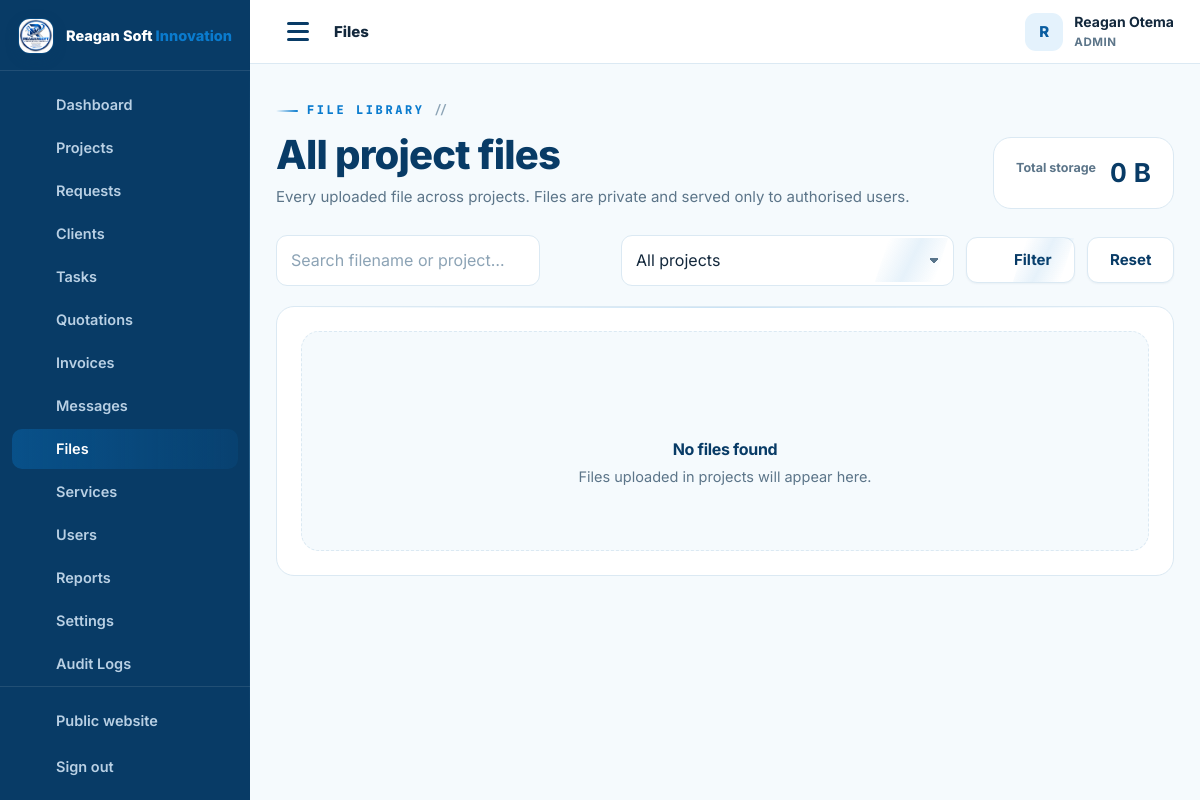
Screenshot of /admin/files.php (signed in) with the database file from the repository.
### tables this page shows
CREATE TABLE IF NOT EXISTS users (
  id INT UNSIGNED AUTO_INCREMENT PRIMARY KEY,
  full_name VARCHAR(150) NOT NULL,
  email VARCHAR(190) NOT NULL UNIQUE,
  phone VARCHAR(40) NULL,
  password_hash VARCHAR(255) NOT NULL,
  role ENUM('admin','staff','client') NOT NULL DEFAULT 'client',
  company VARCHAR(190) NULL,
  address VARCHAR(255) NULL,
  avatar VARCHAR(255) NULL,
   
   
   
   
   
   
  payer_type ENUM('business','individual') NOT NULL DEFAULT 'business',
  tax_id VARCHAR(60) NULL,
  national_id VARCHAR(60) NULL,
  country VARCHAR(80) NOT NULL DEFAULT 'Uganda',
  city VARCHAR(90) NULL,
  billing_terms_at DATETIME NULL,
  active TINYINT(1) NOT NULL DEFAULT 1,
  failed_logins INT UNSIGNED NOT NULL DEFAULT 0,
  locked_until DATETIME NULL,
  last_login_at DATETIME NULL,
  created_at TIMESTAMP DEFAULT CURRENT_TIMESTAMP,
  updated_at TIMESTAMP DEFAULT CURRENT_TIMESTAMP ON UPDATE CURRENT_TIMESTAMP,
  INDEX idx_users_role (role),
  INDEX idx_users_active (active)
);

### config/config.php (called while the page is built, shortened)
<?php
function db(): PDO {
    static $pdo = null;
    if ($pdo === null) {
        try {
            $pdo = new PDO(
                'mysql:host=' . DB_HOST . ';dbname=' . DB_NAME . ';charset=utf8mb4',
                DB_USER,
                DB_PASS,
                [
                    PDO::ATTR_ERRMODE            => PDO::ERRMODE_EXCEPTION,
                    PDO::ATTR_DEFAULT_FETCH_MODE => PDO::FETCH_ASSOC,
                    PDO::ATTR_EMULATE_PREPARES   => false,
                    PDO::ATTR_STRINGIFY_FETCHES  => false,
                    PDO::ATTR_TIMEOUT            => 5,
                    PDO::MYSQL_ATTR_INIT_COMMAND => "SET time_zone = '+03:00', NAMES utf8mb4 COLLATE utf8mb4_unicode_ci",
                ]
            );
        } catch (PDOException $e) {
            db_connection_failed($e);
        }
    }
    return $pdo;
}
function e(mixed $value): string {
    return htmlspecialchars((string)($value ?? ''), ENT_QUOTES, 'UTF-8');
}
function flash(string $key, ?string $value = null): ?string {
    $msg = $_SESSION['flash'][$key] ?? null;
    return $msg;
}
function app_url(string $path = ''): string {
    return APP_URL . ($path === '' ? '' : '/' . ltrim($path, '/'));
}
function current_user(): ?array {
    static $user = false;
    if ($user === false) {
        if (empty($_SESSION['user_id'])) {
            $user = null;
        } else {
            $st = db()->prepare('SELECT * FROM users WHERE id = ? AND active = 1 LIMIT 1');
            $st->execute([(int)$_SESSION['user_id']]);
            $user = $st->fetch() ?: null;
        }
    }
    return $user;
}
function is_logged_in(): bool {
    return current_user() !== null;
}
function user_role(): ?string {
    $u = current_user();
    return $u['role'] ?? null;
}
function require_login(): void {
    if (!is_logged_in()) {
        $_SESSION['intended'] = $_SERVER['REQUEST_URI'] ?? '';
        flash('error', 'Please sign in to continue.');
        redirect(app_url('login.php'));
    }
}
function require_staff(): void {
    require_login();
}
require_once __DIR__ . '/../inc/functions.php';

### admin/files.php (the view, shortened to what this page needs)
<?php
require __DIR__ . '/../config/config.php';
require_staff();
$pdo = db();
$q = trim($_GET['q'] ?? '');
$folder = $_GET['folder'] ?? '';
$page = max(1, (int)($_GET['page'] ?? 1));
$perPage = 20;
$where = ['1=1'];
$params = [];
$whereSql = implode(' AND ', $where);
$count = $pdo->prepare("SELECT COUNT(*) c FROM project_files f JOIN projects p ON p.id = f.project_id JOIN users u ON u.id = f.uploader_id WHERE $whereSql");
$count->execute($params);
$pg = paginate((int)$count->fetch()['c'], $perPage, $page);
$sql = "SELECT f.*, u.full_name AS uploader_name, u.role AS uploader_role, p.title AS project_title, p.ref_no, p.id AS project_id
        FROM project_files f
        JOIN projects p ON p.id = f.project_id
        JOIN users u ON u.id = f.uploader_id
        WHERE $whereSql
        ORDER BY f.created_at DESC
        LIMIT $perPage OFFSET {$pg['offset']}";
$stm = $pdo->prepare($sql); $stm->execute($params);
$files = $stm->fetchAll();
$base = 'files.php?q=' . urlencode($q) . '&folder=' . urlencode($folder);
$totalBytes = (float)$pdo->query("SELECT COALESCE(SUM(size_bytes),0) s FROM project_files")->fetch()['s'];
function human_bytes(float $bytes): string {
    return (int)$bytes . ' B';
}
dashboard_head(['title' => 'Files', 'active' => 'files', 'crumb' => 'Files']);
?>
<div class="dash-head">
  <div>
    <span class="eyebrow">File library</span>
    <h2>All project files</h2>
    <p class="sub">Every uploaded file across projects. Files are private and served only to authorised users.</p>
  </div>
  <div class="stat"><small>Total storage</small><strong><?= human_bytes($totalBytes) ?></strong></div>
</div>
<form class="toolbar" method="get" action="files.php">
  <div class="field" style="margin:0;flex-grow:1;max-width:360px">
    <input class="input" id="q" name="q" type="search" placeholder="Search filename or project…" value="<?= e($q) ?>">
  </div>
  <div class="field" style="margin:0"><label class="visually-hidden" for="folder">Project</label>
    <select class="select" id="folder" name="folder">
      <option value="">All projects</option>
    </select>
  </div>
  <button class="btn btn-ghost" type="submit"><?= icon('search') ?> Filter</button>
  <a class="btn btn-ghost" href="files.php">Reset</a>
</form>
<section class="panel">
  <?php if ($files): ?>
    <div class="grid-3">
      <?php foreach ($files as $f): $ext = strtolower(pathinfo($f['original_name'], PATHINFO_EXTENSION)); ?>
        <article class="file-card stack">
          <div style="display:flex;gap:12px;align-items:center">
            <span class="fc-icon"><?= icon(in_array($ext, ['pdf'], true) ? 'doc' : 'file') ?></span>
            <div style="min-width:0">
              <b class="small"><?= e($f['original_name']) ?></b>
              <div class="row-sub"><?= human_bytes((float)$f['size_bytes']) ?> · <?= strtoupper((string)$ext) ?></div>
            </div>
          </div>
          <div class="kv" style="padding:5px 0"><span>Project</span><span><a href="<?= app_url('admin/project.php?id=' . (int)$f['project_id'] . '&tab=files') ?>"><?= e($f['ref_no']) ?></a></span></div>
          <div class="kv" style="padding:5px 0"><span>Uploaded by</span><span><?= e($f['uploader_name']) ?></span></div>
          <div class="kv" style="padding:5px 0"><span>Uploaded</span><span><?= time_ago($f['created_at']) ?></span></div>
          <div style="display:flex;gap:8px;margin-top:auto;padding-top:10px;flex-wrap:wrap">
            <a class="btn btn-primary btn-sm" href="<?= app_url('download.php?id=' . (int)$f['id']) ?>"><?= icon('download') ?> Download</a>
            <?php if (user_role() === 'admin'): ?>
              <form method="post" data-confirm="Delete this file permanently?">
                <?= csrf_field() ?>
                <input type="hidden" name="action" value="delete_file">
                <input type="hidden" name="file_id" value="<?= (int)$f['id'] ?>">
                <button class="btn btn-danger btn-sm" type="submit"><?= icon('trash') ?> Delete</button>
              </form>
            <?php endif; ?>
          </div>
        </article>
      <?php endforeach; ?>
    </div>
    <?php pagination_links($pg['totalPages'], $pg['page'], $base); ?>
  <?php else: ?>
    <div class="empty"><?= icon('file') ?><h4>No files found</h4><p><?= $q ? 'No files match your search.' : 'Files uploaded in projects will appear here.' ?></p></div>
  <?php endif; ?>
</section>
<?php dashboard_footer(); ?>

### inc/layout.php (shortened to what this page needs)
<?php
function dashboard_nav_items(): array {
    $role = user_role();
    $client = [
        ['dashboard', 'Dashboard', app_url('client/index.php'), 'dashboard'],
        ['projects', 'My Projects', app_url('client/projects.php'), 'folder'],
        ['request', 'New Request', app_url('client/request.php'), 'plus'],
        ['messages', 'Messages', app_url('client/messages.php'), 'chat'],
        ['files', 'Files', app_url('client/files.php'), 'file'],
        ['notifications', 'Notifications', app_url('client/notifications.php'), 'bell'],
        ['billing', 'Payment Details', app_url('client/billing.php'), 'receipt'],
        ['profile', 'Profile', app_url('client/profile.php'), 'user'],
    ];
    $staff = [
        ['dashboard', 'Dashboard', app_url('admin/index.php'), 'dashboard'],
        ['projects', 'Projects', app_url('admin/projects.php'), 'folder'],
        ['requests', 'Requests', app_url('admin/requests.php'), 'inbox'],
        ['clients', 'Clients', app_url('admin/clients.php'), 'users'],
        ['tasks', 'Tasks', app_url('admin/tasks.php'), 'list'],
        ['quotations', 'Quotations', app_url('admin/quotations.php'), 'doc'],
        ['invoices', 'Invoices', app_url('admin/invoices.php'), 'money'],
        ['messages', 'Messages', app_url('admin/messages.php'), 'chat'],
        ['files', 'Files', app_url('admin/files.php'), 'file'],
    ];
    if ($role === 'admin') {
        $staff = array_merge($staff, [
            ['services', 'Services', app_url('admin/services.php'), 'globe'],
            ['users', 'Users', app_url('admin/users.php'), 'users'],
            ['reports', 'Reports', app_url('admin/reports.php'), 'chart'],
            ['settings', 'Settings', app_url('admin/settings.php'), 'settings'],
            ['audit', 'Audit Logs', app_url('admin/audit.php'), 'search'],
        ]);
    }
    return $role === 'client' ? $client : $staff;
}
function dashboard_head(array $page = []): void {
    $user = current_user();
    $role = user_role();
    $items = dashboard_nav_items();
    $active = $page['active'] ?? '';
    $loginUrl = $role === 'client' ? app_url('client/index.php') : app_url('admin/index.php');
    ?>
<!doctype html>
<html lang="en">
<head>
<link rel="stylesheet" href="<?= app_url('assets/css/style.css') ?>">
<link rel="stylesheet" href="<?= app_url('assets/css/tech.css') ?>">
</head>
<body class="dash-body">
<div class="dash-layout">
  <aside class="sidebar" id="sidebar" aria-label="Portal navigation">
    <div class="sidebar-brand">
      <a class="brand" href="<?= $loginUrl ?>">
        <img src="<?= app_url('assets/img/reagansoftinnovation-logo.jpeg') ?>" alt="" width="38" height="38">
        <span class="brand-text">Reagan Soft <b>Innovation</b></span>
      </a>
    </div>
    <nav class="side-nav">
      <?php foreach ($items as $it): ?>
        <a href="<?= e($it[2]) ?>" class="<?= $active === $it[0] ? 'active' : '' ?>">
          <?= icon($it[3]) ?><span><?= e($it[1]) ?></span>
        </a>
      <?php endforeach; ?>
    </nav>
    <div class="side-bottom">
      <a href="<?= app_url($role !== 'client' ? 'index.php' : 'index.php') ?>"><?= icon('globe') ?><span>Public website</span></a>
      <a href="<?= app_url('logout.php') ?>"><?= icon('logout') ?><span>Sign out</span></a>
    </div>
  </aside>
  <div class="dash-shell">
    <header class="dash-topbar">
      <button class="menu menu-dark" id="sidebar-toggle" aria-label="Toggle navigation" aria-expanded="false">
        <span class="menu-icon"></span>
      </button>
      <div class="dash-topbar-title">
        <span class="dash-crumb"><?= e($page['crumb'] ?? 'Portal') ?></span>
      </div>
      <div class="dash-topbar-right">
        <div class="user-chip">
          <span class="user-avatar"><?= e(mb_strtoupper(mb_substr($user['full_name'] ?? '?', 0, 1))) ?></span>
          <div class="user-meta">
            <strong><?= e($user['full_name'] ?? '') ?></strong>
            <small><?= e(mb_strtoupper($role)) ?></small>
          </div>
        </div>
      </div>
    </header>
    <main class="dash-main" id="main">
<?php
}
function dashboard_footer(): void {
    ?>
    </main>
  </div>
</div>
</body>
</html>
<?php
}
    ?>

### assets/css/tech.css (style rules this page uses)
:root { --font-disp: 'Space Grotesk', 'Inter', system-ui, -apple-system, sans-serif; --font-mono: 'JetBrains Mono', 'SFMono-Regular', Consolas, 'Liberation Mono', monospace; --pg: #0a7bce; --pgl: #8fd8ff; --grid: rgba(10, 123, 206, .09); --grid-lg: rgba(10, 123, 206, .16); --grid-dk: rgba(143, 216, 255, .12); --grid-dk-lg: rgba(143, 216, 255, .22); }
.eyebrow { font-family: var(--font-mono); letter-spacing: 2.6px; display: inline-flex; align-items: center; gap: 9px; }
.eyebrow::before { content: ''; width: 22px; height: 2px; background: linear-gradient(90deg, transparent, var(--pg)); border-radius: 2px; }
.eyebrow::after { content: '//'; color: var(--faint); letter-spacing: 0; font-weight: 600; }
.btn { will-change: transform; }
.btn::after { content: ''; position: absolute; top: 0; left: -80%; width: 55%; height: 100%; background: linear-gradient(100deg, transparent, rgba(255,255,255,.36), transparent); transform: skewX(-18deg); transition: left .5s ease; pointer-events: none; }
.btn-ghost::after, .btn-outline::after { background: linear-gradient(100deg, transparent, rgba(10,123,206,.10), transparent); }
.panel { position: relative; }
.panel::after { content: ''; position: absolute; top: 0; left: 18px; right: 18px; height: 1px; background: linear-gradient(90deg, transparent, rgba(10,123,206,.22), transparent); border-radius: 1px; }
.deposit-ribbon .dr-chip, .hero-price-item .hp-value, .stat strong, .sidebar-stat b { font-variant-numeric: tabular-nums; }
.sidebar::after { content: ''; position: absolute; right: 0; top: 8%; bottom: 8%; width: 1px; background: linear-gradient(180deg, transparent, rgba(143,216,255,.28), transparent); }
.side-nav a { position: relative; }
.side-nav a.active { background: linear-gradient(90deg, rgba(10,123,206,.34), rgba(10,123,206,.10)); color: #fff; }
.stat { position: relative; overflow: hidden; }
.stat::after { content: ''; position: absolute; right: -34px; top: -34px; width: 96px; height: 96px; border-radius: 50%; background: radial-gradient(circle, rgba(30,158,234,.14), transparent 70%); }

### rows the page displays
users: full_name "R", full_name "Reagan Otema", role "ADMIN"

### other values shown
$it[1] "Dashboard"
$it[1] "Projects"
$it[1] "Requests"
$it[1] "Clients"
$it[1] "Tasks"
$it[1] "Quotations"
$it[1] "Invoices"
$it[1] "Messages"
$it[1] "Files"
$it[1] "Services"
$it[1] "Users"
$it[1] "Reports"
$it[1] "Settings"
$it[1] "Audit Logs"
$page['crumb'] "Files"
